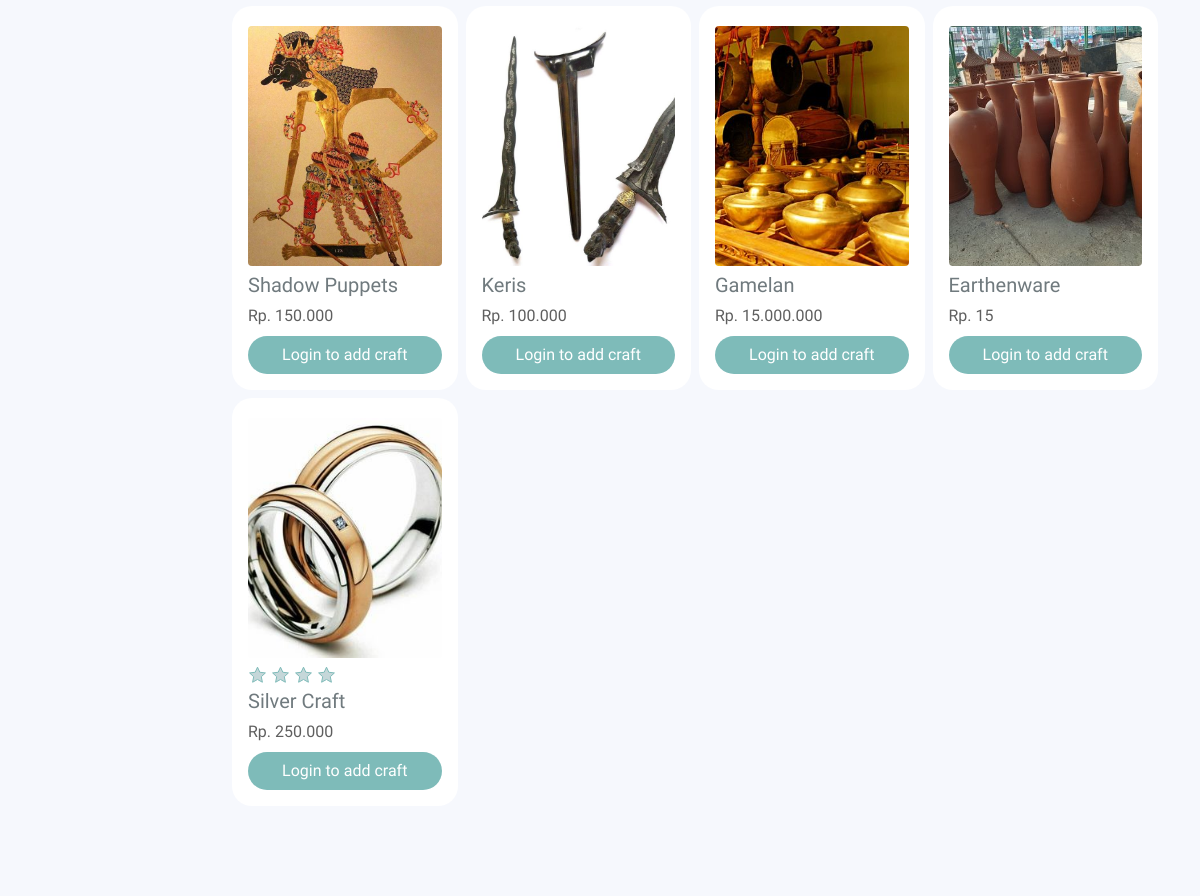
/public/craft (middle part), run on an earlier commit of the app's database.
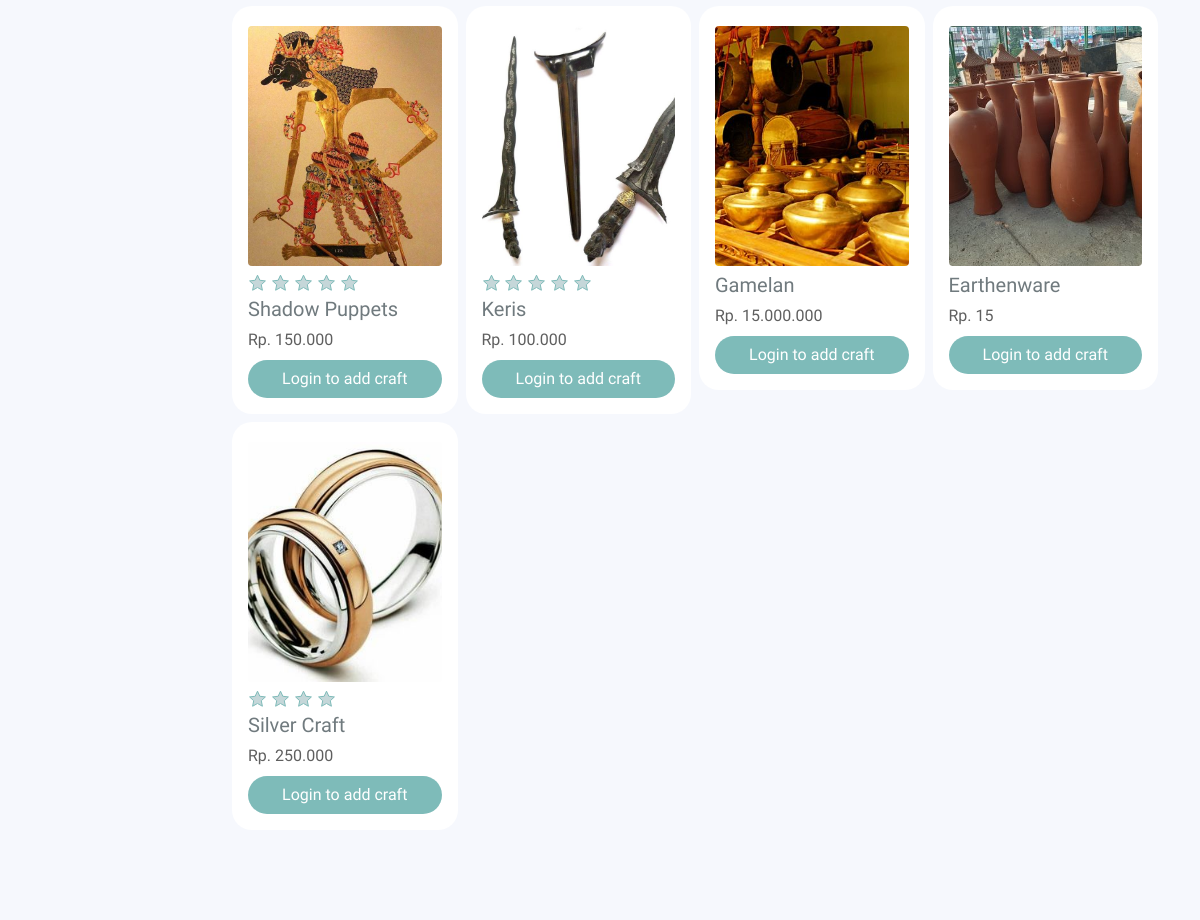
And on a later commit of the database.
### tables this page shows
CREATE TABLE `kerajinan` (
  `id` int(11) NOT NULL,
  `nama_id` varchar(50) NOT NULL,
  `harga` decimal(10,0) NOT NULL,
  `rating` tinyint(1) UNSIGNED DEFAULT 0,
  `stok` tinyint(1) UNSIGNED NOT NULL,
  `nama_en` varchar(50) NOT NULL,
  `deskripsi_id` text NOT NULL,
  `deskripsi_en` text NOT NULL,
  `id_lokasi` char(10) DEFAULT NULL
);

### app/core/Controller.php (called while the page is built, shortened)
<?php
class Controller{
  public function view($view, $data = []) {
    require_once '../app/views/' . $view . '.php';
  }
  public function model($model) {
    return new $model;
  }
}
?>

### app/controllers/Craft.php (called while the page is built, shortened)
<?php
  class Craft extends Controller{
    public function index(){
      if(isset($_POST['lokasi'])){
        $data['label'] = $this->model('Destination_model')->getnamakabupaten(implode(', ',$_POST['lokasi']));
        $data['craft'] = $this->model('Craft_model')->getAllCraftConditionLocation(implode(', ',$_POST['lokasi']));
      }else if(isset($_POST['kategori'])){
        $data['craft'] = $this->model('Craft_model')->getAllCraftConditionCategory(implode(', ',$_POST['kategori']));
        $data['label_kategori'] = $this->model('Destination_model')->selectkategori(implode(', ',$_POST['kategori']));
      }else{
        $data['craft'] = $this->model('Sortby_model')->sortbycraft();
      }
      $data['judul'] = 'Craft';
      $data['aktif'] = 'craft';
      if(!is_null($_SESSION['id_user'])){
        $data['qty'] = count($this->model('Cart_model')->getAllCartUser($_SESSION['id_user']));
      }else{
        $data['qty'] = 0;
      }
      foreach(range('A', 'Z') as $alfabet){
        $data[$alfabet] = $this->model('Wilayah_model')->ambilnamakabupaten($alfabet);
      }
      $data['kategori'] = $this->model('Craft_model')->getAllCategoryCraftgroupby();
      $data['daerah'] = $this->model('Craft_model')->getKabupaten();
      $this->view('craft/index', $data);
    }
  }
?>

### app/core/App.php (called while the page is built, shortened)
<?php
  class App {
    protected $method = 'index';
    protected $params = [];
    public function __construct()
    {
      $this->controller = new $this->controller;
      call_user_func_array([$this->controller, $this->method], $this->params);
    }
  }
?>

### public/index.php (called while the page is built, shortened)
<?php
$app = new App;

### app/core/Database.php (called while the page is built, shortened)
<?php
class Database{
    private $dbhost = DBHOST;
    private $dbuser = DBUSER;
    private $dbpass = DBPASS;
    private $dbname = DBNAME;
    private $stmt;
    private $dbh;
    public function __construct(){
        $dsn = 'mysql:host='.$this->dbhost.';dbname='.$this->dbname;
        $option = [
            PDO::ATTR_PERSISTENT => true,
            PDO::ATTR_ERRMODE => PDO::ERRMODE_EXCEPTION
        ];
        try {
            $this->dbh = new PDO($dsn, $this->dbuser, $this->dbpass, $option);
        } catch (PDOException $e) {
            die($e->getMessage());
        }
    }
    public function query($query){
        $this->stmt = $this->dbh->prepare($query);
    }
    public function execute(){
        $this->stmt->execute();
    }
    public function allSet(){
        $this->execute();
        return $this->stmt->fetchAll(PDO::FETCH_ASSOC);
    }
}

### app/models/Sortby_model.php (called while the page is built, shortened)
<?php
  Class Sortby_model{
    private $db;
    public function __construct()
    {
      $this->db = new Database();
    }public function setvar(){
      if(!isset($_SESSION['sortby']))
      {
        $_SESSION['sortby'] = 'MostRelevance';
      }
      else if (isset($_POST['sortby']) && $_SESSION['sortby'] != $_POST['sortby'] && !empty($_POST['sortby'])){
        if($_POST['sortby'] == 'MostRelevance'){
          $_SESSION['sortby'] = 'MostRelevance';
        }
        else if ($_POST['sortby'] == 'Recommended') {
          $_SESSION['sortby'] = 'Recommended';
        }else if ($_POST['sortby'] == 'LowestPrice'){
          $_SESSION['sortby'] = 'LowestPrice';
        }else if ($_POST['sortby'] == 'HighestPrice'){
          $_SESSION['sortby'] = 'HighestPrice';
        }
      }
    }
    public function sortbycraft(){
      if( $_SESSION['sortby'] == 'MostRelevance'){
        $this->db->query(
          'SELECT kerajinan.id AS id_kerajinan,
          gallery_kerajinan.foto AS gallery,
          kerajinan.nama_id AS nama_id,
          kerajinan.nama_en AS nama_en,
          kerajinan.stok AS stok,
          kerajinan.harga AS harga,
          kerajinan.deskripsi_id AS deskripsi_id,
          kerajinan.deskripsi_en AS deskripsi_en,
          kerajinan.rating AS rating,
          desa.id AS id_desa, desa.nama_desa AS nama_desa,
          kecamatan.id AS id_kecamatan, kecamatan.nama_kecamatan AS nama_kecamatan,
          kabupaten.id AS id_kabupaten, kabupaten.nama_kabupaten AS nama_kabupaten,
          provinsi.id AS id_provinsi, provinsi.nama_provinsi AS nama_provinsi
          FROM kerajinan
          JOIN desa ON kerajinan.id_lokasi = desa.id
          JOIN kecamatan ON desa.district_id = kecamatan.id
          JOIN kabupaten ON kecamatan.regency_id = kabupaten.id
          JOIN provinsi ON kabupaten.province_id = provinsi.id
          JOIN kategori_kerajinan ON kategori_kerajinan.id_kerajinan = kerajinan.id
          JOIN kategori ON kategori.id = kategori_kerajinan.id_kategori
          JOIN gallery_kerajinan ON kerajinan.id = gallery_kerajinan.id_kerajinan
          GROUP BY gallery_kerajinan.id_kerajinan
        ');
        return $this->db->allSet();
      }
  }
  }

### app/views/craft/index.php (the view, shortened to what the changed rows need)
<body style="background-color: var(--bg);">
  <div class="scene container">
    <div class="row mt-3">
      <div class="craft col-lg-10 col-md-10 col-sm-12">
        <div class="craft-section p-2">
          <div class="row">
            <?php foreach($data['craft'] as $craft) :?>
            <div class="craft-content p-1 col-lg-3 col-md-4 col-sm-6">
              <div class="card p-3">
                <a href="<?=BASEURL;?>/craft/detail/<?= $craft['id_kerajinan']?>" class="link-primary mt-1">
                  <div class="image rounded" style="background-image: url('<?=BASEURL;?>/assets/images/<?= $craft['gallery']?>');">
                  </div>
                  <div class="star mt-1">
                    <?php for($i = 0;$i<$craft['rating'];$i++):?>
                      <img src="<?=BASEURL;?>/assets/images/ic-greystar.svg" alt="">
                    <?php endfor;?>
                  </div>
                  <div class="name fs-5 fw-semibold">
                    <?= $craft['nama_'.$_SESSION['lang'].'']?>
                  </div>
                  <div class="price main mt-1">
                    Rp. <?= str_replace(',','.',number_format($craft['harga']))?>
                  </div>
                </a>
                <?php if ($_SESSION['id_user'] == null){?>
                  <a href="<?= BASEURL?>/login"class="btn btn-third mt-2 rounded-pill">Login to add craft</a>
                <?php } else {?>
                  <a href="<?=BASEURL;?>/cart/tambah/<?= $craft['id_kerajinan']?>" class="mt-1 btn btn-third py-2 px-2 fw-semibold w-50">Add to Cart</a>
                <?php }?>
              </div>
            </div>
            <?php endforeach; ?>
          </div>
        </div>
      </div>
    </div>
  </div>

What changed in the data, as far as the page shows it:
changed kerajinan "Shadow Puppets": rating 0 → 5 (drawn)
changed kerajinan "Keris": rating 0 → 5 (drawn)
